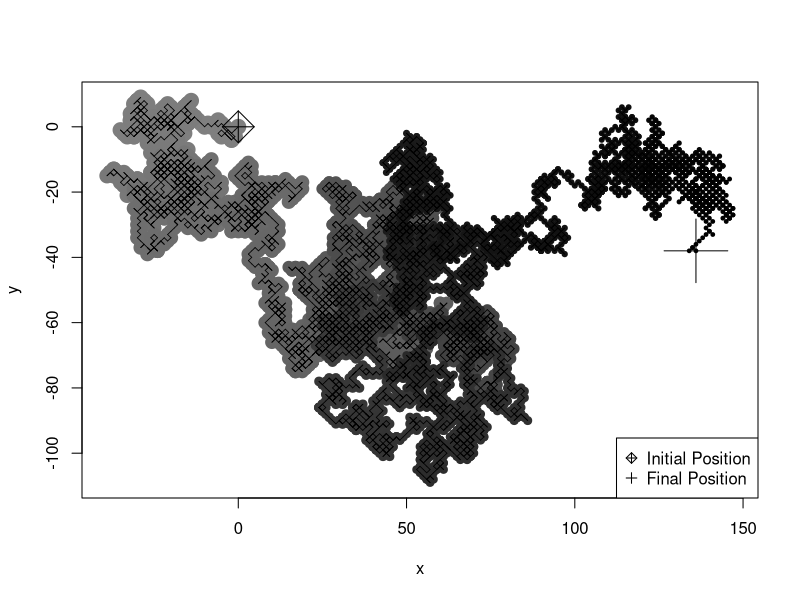
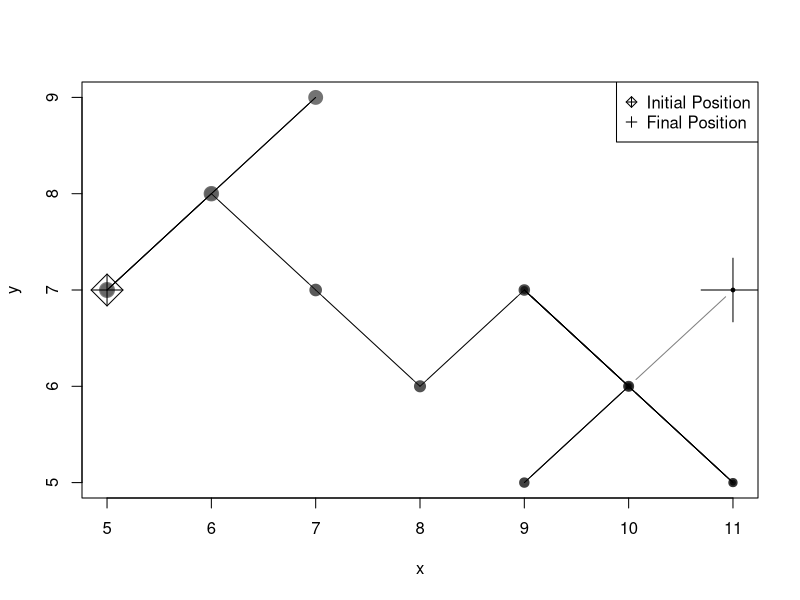

These charts were generated, in order, by the following R code: (Note: this script raises an error after producing the figures.)
#####FUNCTION
random_walk = function (n,out="",plot=T,origin=c(0,0),
                        legend="bottomright"){
  if (!is.numeric(n)){
    stop("\"n\" is not a number")
  }
  else if (!(floor(n)==n)){
    stop("\"n\" is not an integer")
  }
  else if (!(n>0)){
    stop("\"n\" is not positive")
  }
  else{
    x=c(0,cumsum(rbinom(n,1,0.5)-0.5)*2)+origin[1]
    y=c(0,cumsum(rbinom(n,1,0.5)-0.5)*2)+origin[2]
    #Plotting Options
    if (plot){
      ymax=max(y)
      ymin=min(y)
      xmax=max(x)
      xmin=min(x)
      plot(x,y,ylim=c(ymin,ymax),xlim=c(xmin,xmax),type="b",
           cex=rev(seq(.5,2,1.5/n)),col=gray(rev(seq(0,0.5,0.5/n)))
           ,pch=19,main=cat("Random Walk, ", n, " steps"))
      segments(x[1:(n-1)],y[1:(n-1)],x[2:n],y[2:n],lwd=0.8)
      points(x[1],y[1],pch=9,cex=3)
      points(x[n+1],y[n+1],pch=3,cex=6)
      legend( x=legend, 
              legend=c("Initial Position","Final Position"),
              pch=c(9,3) )
    }
    #Return the path of the random walk
    if (out=="path")
      return(cbind(x,y))
    #Return the last position of the random walk olny
    if (out == "last")
      return(c(x[n+1],y[n+1]))
  }
}
set.seed(11)
random_walk(10000)
######################################## S3 #################################

## @knitr constructor
rw <- function(steps=NA,origin=c(0,0)){
  # constructor for 'indiv' class
  obj <- list(steps=steps,origin=origin)
  class(obj) <- 'rw' 
  return(obj)
}


## @knitr methods
print.rw <- function(object) 
  return(random_walk(object$steps,plot=F,out="last",origin=object$origin))
plot.rw <- function(object,legend="bottomright") 
  return(random_walk(object$steps,plot=T,out="",origin=object$origin,legend=legend))
summarize.rw <- function(object) 
  return(with(object, cat("Random walk with ", steps, 
                          " steps and origin (", origin[1],",",origin[2],").\n",
                          sep = "")))

## @knitr class-operators
`[.rw` <- function(object,i) {
  r=random_walk(object$steps,origin=object$origin,plot=F,out="path")
  return(r[i+1,])
}

## @knitr replacement
`start<-` <- function(x, ...) UseMethod("start<-")
`start<-.rw` <- function(object, value){ 
  object$origin <- value
  return(object)
}
set.seed(6)
walk <- rw(20)
start(walk) = c(5, 7)
summarize.rw(walk)
plot(walk,legend="topright")



######################################## S4 #################################



### 4.4.2 S4 approach

## @knitr s4
library(methods)
setClass("rw",representation(steps = "numeric" ,origin = "numeric") )

walk <- new("rw", steps=10, origin = c(0,0))


## @knitr s4methods
# generic method
setGeneric("print", function(object, ...) {
  standardGeneric("print")
})
setGeneric("plot", function(object, ...) {
  standardGeneric("plot")
})
setGeneric("summarize", function(object, ...) {
  standardGeneric("summarize")
})
setGeneric("path", function(object, ...) {
  standardGeneric("path")
})
# class-specific method
print.rw <- function(object) 
  return(random_walk(object@steps,plot=F,out="last",origin=object@origin))
path.rw <- function(object) 
  return(random_walk(object@steps,plot=F,out="path",origin=object@origin))
summarize.rw <- function(object) 
  return(with(object,cat("Random walk with ", object@steps, 
                          " steps and origin (", object@origin[1],",",object@origin[2],").\n",
                          sep = "")))
setMethod(print, signature = c("rw"), definition = print.rw)
setMethod(path, signature = c("rw"), definition = path.rw)
setMethod(summarize, signature = c("rw"), definition = summarize.rw)
setGeneric("plot")
setMethod("plot",c("rw"), function(object){
  random_walk(object@steps,plot=T,out="",origin=object@origin)
})

summarize(walk)
print(walk)
path(walk)

walk@origin <- c(5,4)
walk
plot(walk)

######################################## RC #################################



## @knitr

### 4.4.3 Reference classes

## @knitr refclass
rw <- setRefClass("rw", 
                          fields = list(steps="numeric",origin="numeric") ,
                          
                          methods = list(
                            initialize = function(steps = 100, origin = c(0,0), ...){
                              require(fields)
                              steps <<- steps # field assignment requires using <<-
                              origin <<- origin
                              callSuper(...) # calls initializer of base class (envRefClass)
                            },
                            print = function(rw) 
                              return(random_walk(steps,plot=F,out="last",origin=origin))
                          )

)


## @knitr refMethod
rw$methods(list(
  print = function(rw) 
    return(random_walk(rw$steps,plot=F,out="last",origin=rw$origin))
   )
)
walk <- rw$new()
print(walk)

## @knitr refUse, fig.width=4, eval=FALSE
master <- tsSimClass$new(1:100, 10)
master
tsSimClass$help('calcMats')
devs <- master$simulate()
plot(master$times, devs, type = 'l')
mycopy <- master
myDeepCopy <- master$copy()
master$changeTimes(seq(0,1, length = 100))
mycopy$times[1:5]
myDeepCopy$times[1:5]


## @knitr refAccess, eval=FALSE
master$field('times')[1:5]
# the next line is dangerous in this case, since
# currentU will no longer be accurate
master$field('times', 1:10) 
